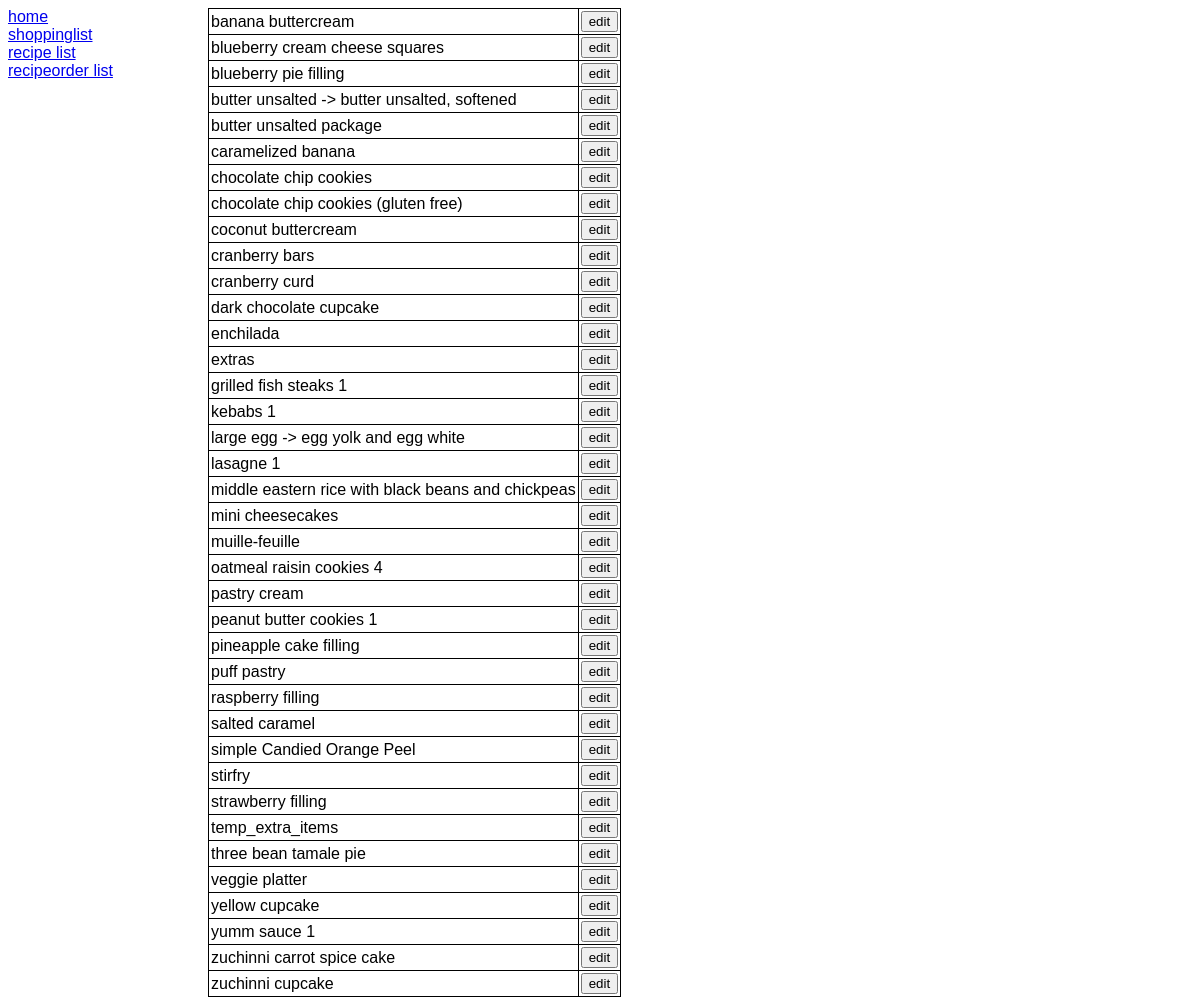
/kitchen/recipe_list/, run on the app's committed database.
### kitchen/models.py (models this page shows, shortened)
class Recipe(models.Model):
    name = models.CharField(max_length=256)
    source = models.CharField(max_length=256, blank=True)
    lcm = models.FloatField(default=1.0)
    ingredients = models.ManyToManyField(Item, through='Ingredient')
    text = models.TextField(blank=True)
    class Meta:
        ordering = ('name',)

### kitchen/views.py (the view)
# urls.py: url(r'recipe_list/$',          views.recipe_list,      name='recipe_list'),
def recipe_list(request):
    recipes = Recipe.objects.all()
    return render(request, 'kitchen/recipe_list.html', {'recipes':recipes})

### kitchen/templates/kitchen/recipe_list.html (shortened to what this page needs)
<html>
{% extends "kitchen/base.html" %}
{% block content %}
<table>
{% for r in recipes %}
<tr>
	<td>{{ r.name }}</td>
	<td>
		<form action="{% url 'kitchen:recipe_edit' r.id %}" method="post">
			<input type="submit" value="edit">
		</form>
	</td>
</tr>
{% endfor %}
</table>
{% endblock %}

### kitchen/static/kitchen/style.css (style rules this page uses)
body { font-family: arial; }
table, td, th { border: 1px solid black; border-collapse: collapse; }
td, th { padding: 2px; }

### data on the page
Recipe: name "banana buttercream"
Recipe: name "blueberry cream cheese squares"
Recipe: name "blueberry pie filling"
Recipe: name "butter unsalted -> butter unsalted, softened"
Recipe: name "butter unsalted package"
Recipe: name "caramelized banana"
Recipe: name "chocolate chip cookies"
Recipe: name "chocolate chip cookies (gluten free)"
Recipe: name "coconut buttercream"
Recipe: name "cranberry bars"
Recipe: name "cranberry curd"
Recipe: name "dark chocolate cupcake"
Recipe: name "enchilada"
Recipe: name "extras"
Recipe: name "grilled fish steaks 1"
Recipe: name "kebabs 1"
Recipe: name "large egg -> egg yolk and egg white"
Recipe: name "lasagne 1"
Recipe: name "middle eastern rice with black beans and chickpeas"
Recipe: name "mini cheesecakes"
Recipe: name "muille-feuille"
Recipe: name "oatmeal raisin cookies 4"
Recipe: name "pastry cream"
Recipe: name "peanut butter cookies 1"
Recipe: name "pineapple cake filling"
Recipe: name "puff pastry"
Recipe: name "raspberry filling"
Recipe: name "salted caramel"
Recipe: name "simple Candied Orange Peel"
Recipe: name "stirfry"
Recipe: name "strawberry filling"
Recipe: name "temp_extra_items"
Recipe: name "three bean tamale pie"
Recipe: name "veggie platter"
Recipe: name "yellow cupcake"
Recipe: name "yumm sauce 1"
Recipe: name "zuchinni carrot spice cake"
Recipe: name "zuchinni cupcake"
